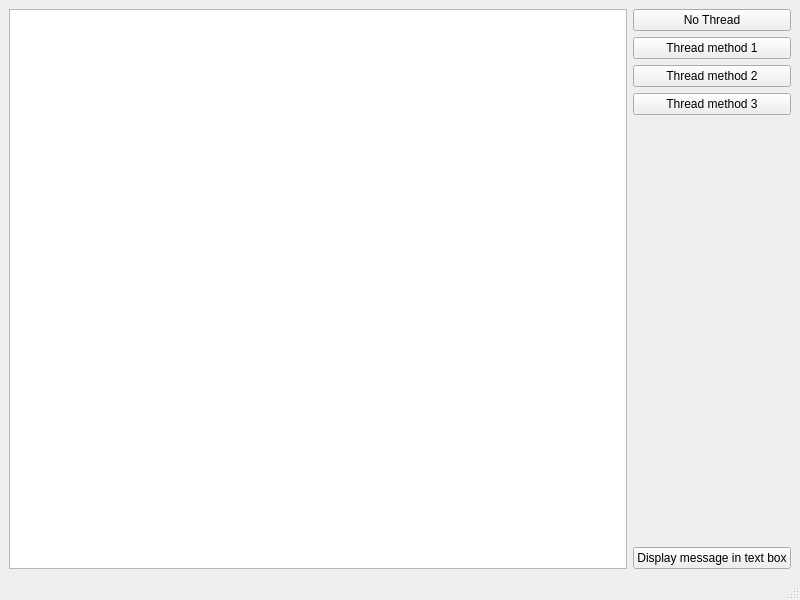
<?xml version="1.0" encoding="UTF-8"?>
<ui version="4.0">
 <class>MainWindow</class>
 <widget class="QMainWindow" name="MainWindow">
  <property name="geometry">
   <rect>
    <x>0</x>
    <y>0</y>
    <width>800</width>
    <height>600</height>
   </rect>
  </property>
  <property name="windowTitle">
   <string>MainWindow</string>
  </property>
  <widget class="QWidget" name="centralwidget">
   <layout class="QHBoxLayout" name="horizontalLayout">
    <item>
     <widget class="QTextEdit" name="textEdit"/>
    </item>
    <item>
     <layout class="QVBoxLayout" name="verticalLayout">
      <item>
       <widget class="QPushButton" name="pushButton">
        <property name="text">
         <string>No Thread</string>
        </property>
       </widget>
      </item>
      <item>
       <widget class="QPushButton" name="pushButton_2">
        <property name="text">
         <string>Thread method 1</string>
        </property>
       </widget>
      </item>
      <item>
       <widget class="QPushButton" name="pushButton_3">
        <property name="text">
         <string>Thread method 2</string>
        </property>
       </widget>
      </item>
      <item>
       <widget class="QPushButton" name="pushButton_4">
        <property name="text">
         <string>Thread method 3</string>
        </property>
       </widget>
      </item>
      <item>
       <spacer name="verticalSpacer">
        <property name="orientation">
         <enum>Qt::Vertical</enum>
        </property>
        <property name="sizeHint" stdset="0">
         <size>
          <width>20</width>
          <height>40</height>
         </size>
        </property>
       </spacer>
      </item>
      <item>
       <widget class="QPushButton" name="pushButton_5">
        <property name="text">
         <string>Display message in text box</string>
        </property>
       </widget>
      </item>
     </layout>
    </item>
   </layout>
  </widget>
  <widget class="QMenuBar" name="menubar">
   <property name="geometry">
    <rect>
     <x>0</x>
     <y>0</y>
     <width>800</width>
     <height>22</height>
    </rect>
   </property>
  </widget>
  <widget class="QStatusBar" name="statusbar"/>
 </widget>
 <resources/>
 <connections/>
</ui>
